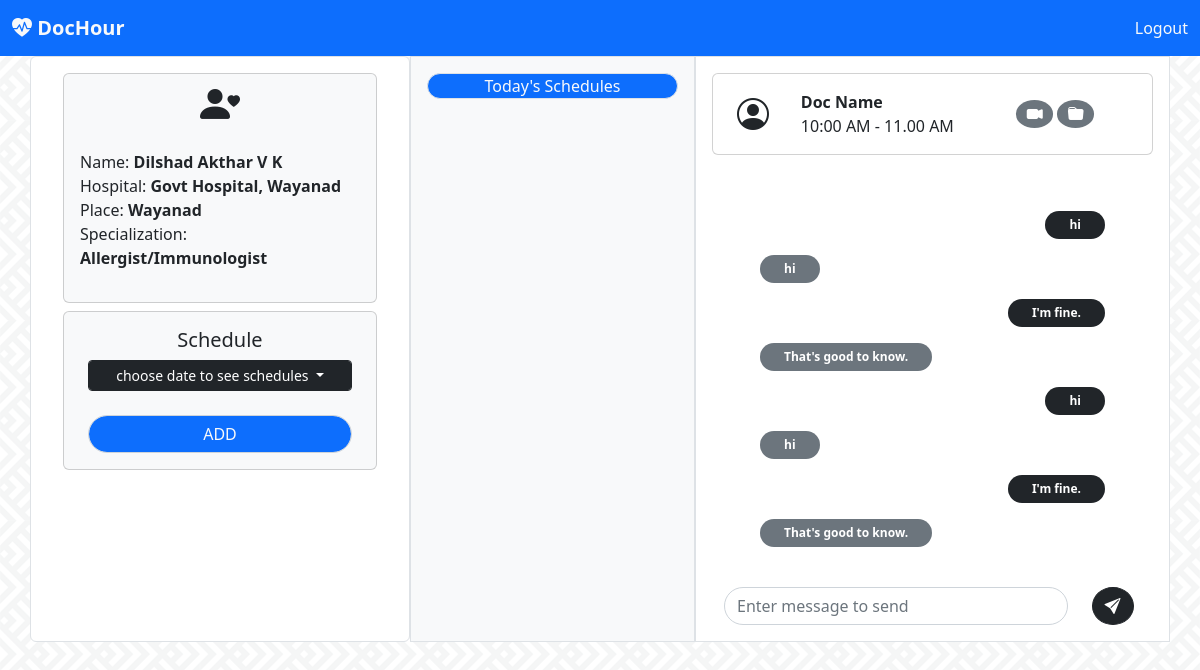
The page /doctor/doc_home/ (signed in) on the database its author committed.
### doctor/models.py (models this page shows, shortened)
class Doctor(models.Model):
    user = models.OneToOneField(User, on_delete=models.CASCADE)
    hospital = models.CharField(max_length=120)
    location = models.CharField(max_length=100)
    specialization = models.ForeignKey(Specialization, on_delete=models.CASCADE)

class Specialization(models.Model):
    spec = models.CharField(max_length=200)
    def __str__(self) -> str:
        return self.spec

### doctor/views.py (the view)
# urls.py: url(r'doc_home/', views.doc_home, name='doc_home'),
def doc_home(request):
    doc = Doctor.objects.get(user=request.user)
    schedule = Schedule.objects.filter(doc=doc)
    dates = sorted(set([sc.date for sc in schedule]))
    today = Schedule.objects.filter(doc=doc, date=dt.today())
    return render(request,'doctor/doc-home.html', context={'doc':doc, 'dates':dates, 'today':today})

### templates/doctor/doc-home.html (shortened to what this page needs)
<!doctype html>
<html lang="en">
  <head>
    <link rel="stylesheet" href="https://cdn.jsdelivr.net/npm/bootstrap-icons@1.10.2/font/bootstrap-icons.css">
    <link href="https://cdn.jsdelivr.net/npm/bootstrap@5.2.3/dist/css/bootstrap.min.css" rel="stylesheet">
  </head>
  <body style="background-image: url('../../../static/images/bg.webp');background-repeat: repeat; background-position: center; ">
    <nav class="navbar navbar-expand-lg fixed-top bg-primary">
        <div class="container-fluid">
          <div class="collapse navbar-collapse" id="navbarTogglerDemo01">
            <a class="navbar-brand" href="#"><b class="bi bi-heart-pulse-fill text-light">
                DocHour</b></a>
            <div>
                    <a class="nav-link active text-light" aria-current="page" href="{% url 'doctor:user_logout' %}">Logout</a>
            </div>
          </div>
        </div>
      </nav>
      <nav class="navbar bg-light">
        <div class="container-fluid">
          <a class="navbar-brand" href="#">
            <b class="bi bi-heart-pulse-fill text-danger">
            DocHour</b>
          </a>
        </div>
      </nav>
      <div class="container">
      <div class="row">
        <div class="col-sm-4  border mx-auto px-4 py-2 text-center rounded bg-white" >
            <div class="card m-2 bg-light">
              <i class="bi bi-person-heart fs-1"></i>
            <p class="text-start p-3">
            Name: <b>{{doc.user.first_name}} {{doc.user.last_name}}</b><br>
            Hospital: <b>{{doc.hospital}} </b><br>
            Place: <b>{{doc.location}} </b><br>
            Specialization: <b>{{doc.specialization}}</b></p>
            </div>
            <div class="card m-2 px-2 bg-light">
                <div class="card-body">
                  <h5 class="card-title">Schedule</h5>
                  <div class="dropdown">
                    <button class="dropdown-toggle btn btn-sm btn-dark form-control" type="button" data-bs-toggle="dropdown" aria-expanded="false">
                      {% if date %} {{date}} {% else%} choose date to see schedules{% endif %}
                    </button>
                  </div>
                  <ul class="list-group text-start">
                    <br>
                    <div class="gap-2" id="faker" style="display: block;">
                        <button class="form-control bg-primary text-light rounded-pill text-center text-decoration-none" onclick="addShow()">ADD</button>
                  </div>
                  </ul>
                </div>
              </div>
        </div>
        <div class="col-sm-3 bg-light p-3 border">
          <p class="text-center bg-primary rounded-pill text-light border">Today's Schedules</p>
        </div>
        <div class="col-sm-5 mx-auto p-3 border bg-white">
            <form action="" method="post">
                <div class="card mb-2">
                    <div class="row  p-3">
                    <div class="col-sm-2 text-center my-auto">
                        <i class="bi bi-person-circle fs-2"></i>
                    </div>
                    <div class="col-sm-9">
                      <div class="row">
                        <div class="col-8">
                          <b>Doc Name</b> <br>
                          10:00 AM - 11.00 AM
                        </div>
                        <div class="col-4 my-auto">
                          <span class="badge text-bg-secondary rounded-circle fs-6"> <i class="bi bi-camera-video-fill"></i></span>
                          <span class="badge text-bg-secondary rounded-circle fs-6"> <i class="bi bi-folder-fill"></i> </span>
                        </div>
                      </div>
                    </div>
                    </div>
                </div>
            <div class="row p-5" style="overflow-y: scroll; height:400px">
                <p class="text-end"><span class="badge rounded-pill text-bg-dark px-4 py-2"> hi </span></p>
                <p class="text-start"><span class="badge rounded-pill text-bg-secondary px-4 py-2"> hi </span></p>
                <p class="text-end"><span class="badge rounded-pill text-bg-dark px-4 py-2"> I'm fine. </span></p>
                <p class="text-start"><span class="badge rounded-pill text-bg-secondary px-4 py-2"> That's good to know. </span></p>
                <p class="text-end"><span class="badge rounded-pill text-bg-dark px-4 py-2"> hi </span></p>
                <p class="text-start"><span class="badge rounded-pill text-bg-secondary px-4 py-2"> hi </span></p>
                <p class="text-end"><span class="badge rounded-pill text-bg-dark px-4 py-2"> I'm fine. </span></p>
                <p class="text-start"><span class="badge rounded-pill text-bg-secondary px-4 py-2"> That's good to know. </span></p>
            </div>
            <div class="row mt-4 mx-auto">
                <div class="col-10">
                    <input class="form-control rounded-pill" type="text" placeholder="Enter message to send" aria-label="Enter message to send">
                </div>
                <div class="col-2">
                    <button type="submit" class="rounded-circle btn btn-dark mr-0"><i class="bi bi-send-fill"></i></button>
                </div>
            </div>
            </form>
        </div>
      </div>
      </div>
  </body>
</html>

### rows shown on the page
Doctor: user.first_name "Dilshad", user.last_name "Akthar V K", hospital "Govt Hospital, Wayanad", location "Wayanad", specialization "Allergist/Immunologist"
